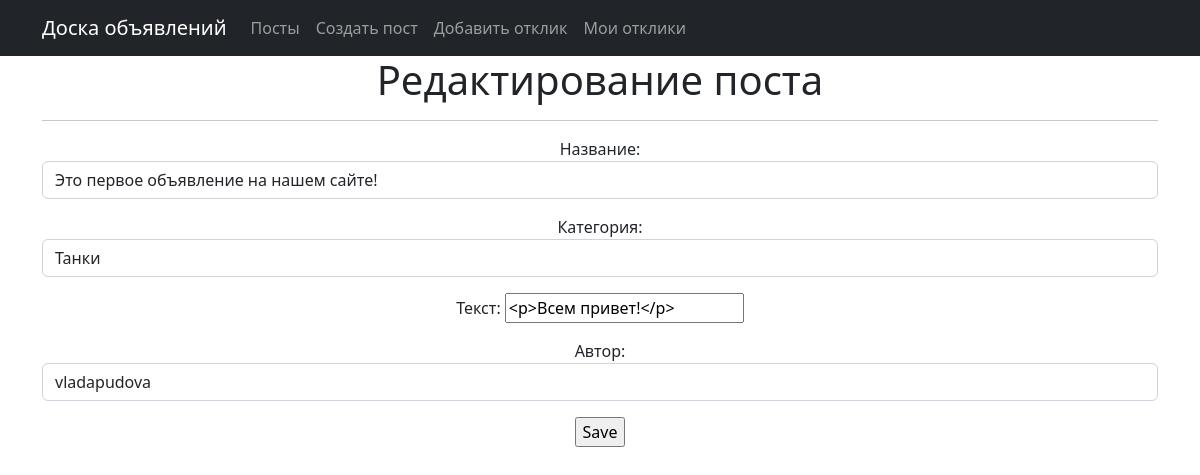
/posts/1/update/ (signed in), run on the app's committed database.
### mainapp/models.py (models this page shows, shortened)
class Posts(models.Model):
    TYPE = (
        ('tanks', 'Танки'),
        ('heal', 'Хилы'),
        ('dd', 'ДД'),
        ('buyers', 'Торговцы'),
        ('gildemaster', 'Гилдмастеры'),
        ('quest', 'Квестгиверы'),
        ('smith', 'Кузнецы'),
        ('tanner', 'Кожевники'),
        ('potion', 'Зельевары'),
        ('spellmaster', 'Мастера заклинаний'),
    )
    author = models.ForeignKey(User, verbose_name='Автор', on_delete=models.CASCADE)
    title = models.CharField(verbose_name='Заголовок', max_length=64)
    content = RichTextUploadingField(verbose_name='Содержание')
    category = models.CharField(max_length=12, choices=TYPE, default='tanks', verbose_name='Категория')
    dateCreation = models.DateTimeField(auto_now_add=True, verbose_name='Дата создания')
    class Meta:
        verbose_name = 'Объявление'
        verbose_name_plural = 'Объявления'

### mainapp/views.py (the view)
# urls.py: path('<int:pk>/update/', PostUpdate.as_view(), name='post_update'),
class PostUpdate(LoginRequiredMixin, UpdateView):
    form_class = PostForm
    model = Posts
    template_name = 'post_edit.html'

### mainapp/forms.py
class PostForm(forms.ModelForm):
    content = forms.CharField(widget=CKEditorUploadingWidget(), label='Текст')
    class Meta:
        model = Posts
        fields = [
            'title',
            'category',
            'content',
            'author'
        ]
        labels = {
            'category': 'Категория',
            'title': 'Название',
        }
        widgets = {
            'category': forms.Select(attrs={'class': 'form-control'}),
            'title': forms.TextInput(attrs={'class': 'form-control'}),
            'author': forms.Select(attrs={'class': 'form-control'}),
        }

### templates/post_edit.html (shortened to what this page needs)
<!DOCTYPE html>
{% extends 'flatpages/default.html' %}
{% block content %}
<h1>Редактирование поста</h1>
<hr>
<form action="" method="post">
  {{ form.as_p }}
  <input type="submit" value="Save" />
</form>
{% endblock content %}

### data on the page
Posts: title "Это первое объявление на нашем сайте!", category "Танки", content "<p>Всем привет!</p>", author "vladapudova"
